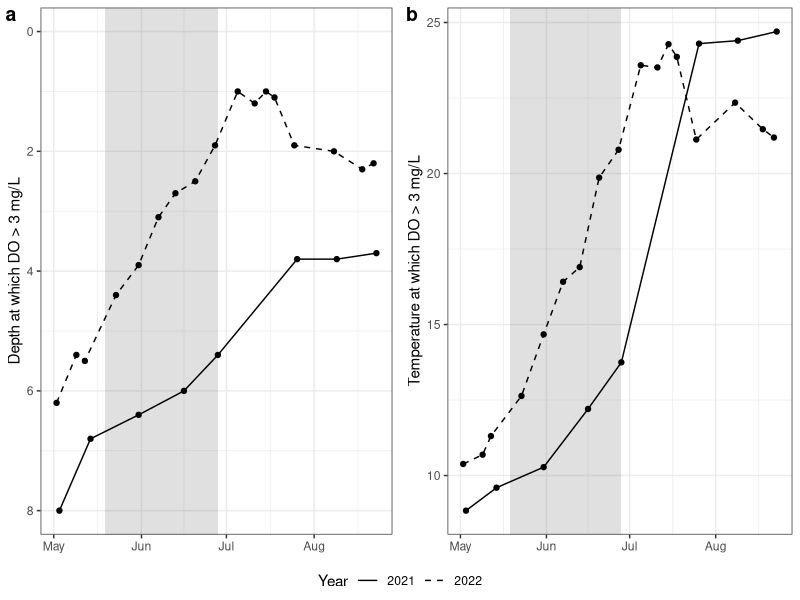

Write R code to recreate this figure.
## ---- chunk 1
knitr::opts_chunk$set(echo = TRUE)
library(tidyverse)
library(lubridate)
library(ggpubr)

df.final <- read_csv("../Processed_data/CTD trimmed.csv")

# Make a directory for Figures if there isn't one
if (!dir.exists("../Figs")){dir.create("../Figs")}
## ---- chunk 2
oxy <- df.final%>%
  filter(DO_mgL<3)%>%
  group_by(Date,Site)%>%
  summarize(tdo3 = Temp_C[which.min(Depth_m)],
            Depth_m = min(Depth_m))%>%
  mutate(Year = as.factor(year(Date)),
         DOY = yday(Date),
         Date_22 = DOY+as.Date("2021-12-31"))%>%
  filter(year(Date)%in% c(2021,2022))

lines_rect <- data.frame(closed = as.Date("2022-06-28"), 
                         opened = as.Date("2022-05-19"), 
                         Year = 2022, year_class = "2022")

tdo3 <- oxy%>%
  filter(Site==50,
         month(Date)>4,
         month(Date)<9)%>%
  ggplot()+
  geom_rect(aes(xmin = opened,xmax = closed,ymin=-Inf,ymax=Inf),
              fill = "grey40", data = lines_rect, alpha = 0.2)+
  geom_point(aes(x = Date_22, y = tdo3))+
  geom_line(aes(x = Date_22, y = tdo3, lty = Year))+
  ylab("Temperature at which DO > 3 mg/L")+
  scale_linetype_manual(values = c("solid","dashed"))+
  theme_bw()+
  theme(axis.title.x = element_blank())

ddo3 <- oxy%>%
  filter(Site==50,
         month(Date)>4,
         month(Date)<9)%>%
  ggplot()+
  geom_rect(aes(xmin = opened,xmax = closed,ymin=-Inf,ymax=Inf),
              fill = "grey40", data = lines_rect, alpha = 0.2)+
  geom_point(aes(x = Date_22, y = Depth_m))+
  geom_line(aes(x = Date_22, y = Depth_m, lty = Year))+
  ylab("Depth at which DO > 3 mg/L")+
  scale_linetype_manual(values = c("solid","dashed"))+
  scale_y_reverse(lim = c(NA,0))+
  theme_bw()+
  theme(axis.title.x = element_blank())

jpeg("../Figs/SI_Depth_Temp_DO3.jpg",res = 300, units = "in",width = 6, height = 4)
ggarrange(ddo3, tdo3, common.legend = T, legend = "bottom", labels = "auto")
dev.off()
